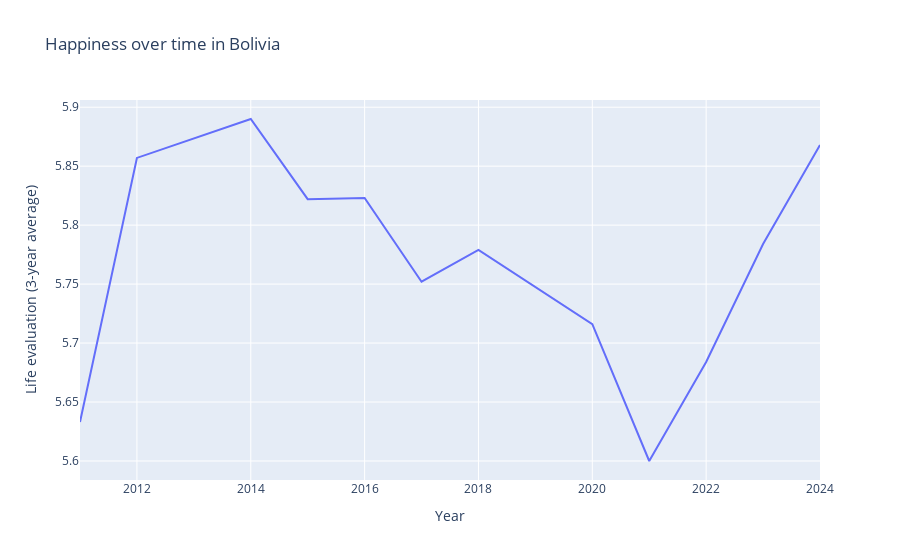

This figure's notebook cell:
### Code cell
fig_happy = px.line(happy_df_bolivia, 
                    x='Year', 
                    y='Life evaluation (3-year average)', 
                    title='Happiness over time in Bolivia')

fig_happy.show()

### Figure 1 — Plotly figure (JSON) as saved in the notebook; plotly's stock layout.template omitted (floating-point values rounded to 4 significant figures)
{"data": [{"hovertemplate": "Year=%{x}<br>Life evaluation (3-year average)=%{y}<extra></extra>", "legendgroup": "", "line": {"color": "#636efa", "dash": "solid"}, "marker": {"symbol": "circle"}, "mode": "lines", "name": "", "orientation": "v", "showlegend": false, "type": "scatter", "x": [2011, 2012, 2014, 2015, 2016, 2017, 2018, 2019, 2020, 2021, 2022, 2023, 2024], "xaxis": "x", "y": [5.633, 5.857, 5.89, 5.822, 5.823, 5.752, 5.779, 5.747, 5.716, 5.6, 5.684, 5.784, 5.868], "yaxis": "y"}], "layout": {"legend": {"tracegroupgap": 0}, "title": {"text": "Happiness over time in Bolivia"}, "xaxis": {"anchor": "y", "domain": [0, 1], "title": {"text": "Year"}}, "yaxis": {"anchor": "x", "domain": [0, 1], "title": {"text": "Life evaluation (3-year average)"}}}}
